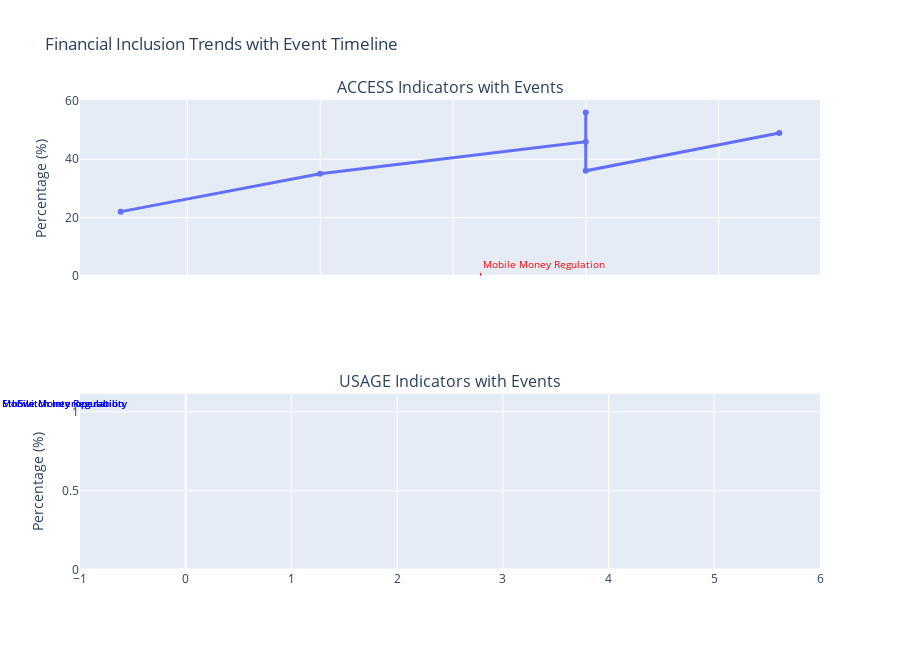

Source (notebook cell):
### Markdown cell above
## 5. Event Timeline Analysis

### Code cell
# Event timeline with impact analysis
events = df[df['record_type'] == 'event'].copy()
impact_links = df[df['record_type'] == 'impact_link'].copy()

# In the Excel schema, events typically use observation_date as their date field.
if 'event_date' in events.columns:
    events['event_date'] = pd.to_datetime(events['event_date'], format='mixed', errors='coerce')
    event_date_col = 'event_date'
elif 'observation_date' in events.columns:
    events['observation_date'] = pd.to_datetime(events['observation_date'], format='mixed', errors='coerce')
    event_date_col = 'observation_date'
else:
    event_date_col = None

# Join events with their impacts
# Note: after merge, pillar columns will be suffixed; we keep the old naming expected later (pillar_impact)
event_impacts = events.merge(
    impact_links[['parent_id', 'pillar', 'related_indicator', 'impact_direction', 'impact_magnitude']],
    left_on='record_id',
    right_on='parent_id',
    how='left',
    suffixes=('_event', '_impact'),
)

# Create timeline visualization
fig = make_subplots(
    rows=2, cols=1,
    subplot_titles=('ACCESS Indicators with Events', 'USAGE Indicators with Events'),
    shared_xaxes=True,
)

# ACCESS plot
acc_ownership = observations[observations['indicator_code'] == 'ACC_OWNERSHIP'].sort_values('observation_date')
if not acc_ownership.empty:
    fig.add_trace(
        go.Scatter(
            x=acc_ownership['observation_date'],
            y=acc_ownership['value_numeric'],
            mode='lines+markers',
            name='Account Ownership',
            line=dict(width=3),
        ),
        row=1, col=1,
    )

# Helper to convert pandas Timestamp -> python datetime for Plotly

def _to_python_datetime(ts):
    if pd.isna(ts):
        return None
    if isinstance(ts, pd.Timestamp):
        return ts.to_pydatetime()
    return ts


def _add_vertical_line(fig, x, row, col, color, text):
    """Plotly Figure.add_vline can error on some datetime types; use add_shape instead."""
    fig.add_shape(
        type='line',
        x0=x,
        x1=x,
        y0=0,
        y1=1,
        line=dict(color=color, width=1, dash='dash'),
        xref='x',
        yref='paper',
        row=row,
        col=col,
    )
    if text:
        fig.add_annotation(
            x=x,
            y=1,
            xref='x',
            yref='paper',
            text=text,
            showarrow=False,
            yanchor='bottom',
            xanchor='left',
            font=dict(color=color, size=10),
            row=row,
            col=col,
        )


# Add ACCESS events
access_events = event_impacts[event_impacts['pillar_impact'] == 'ACCESS']
if event_date_col:
    for _, event in access_events.iterrows():
        event_date = _to_python_datetime(event[event_date_col])
        if event_date is None:
            continue
        _add_vertical_line(
            fig,
            x=event_date,
            row=1,
            col=1,
            color='red',
            text=event.get('indicator', ''),
        )

# USAGE plot
digital_payments = observations[observations['indicator_code'] == 'USG_DIGITAL_PAYMENT'].sort_values('observation_date')
if not digital_payments.empty:
    fig.add_trace(
        go.Scatter(
            x=digital_payments['observation_date'],
            y=digital_payments['value_numeric'],
            mode='lines+markers',
            name='Digital Payments',
            line=dict(width=3, color='green'),
        ),
        row=2, col=1,
    )

# Add USAGE events
usage_events = event_impacts[event_impacts['pillar_impact'] == 'USAGE']
if event_date_col:
    for _, event in usage_events.iterrows():
        event_date = _to_python_datetime(event[event_date_col])
        if event_date is None:
            continue
        _add_vertical_line(
            fig,
            x=event_date,
            row=2,
            col=1,
            color='blue',
            text=event.get('indicator', ''),
        )

fig.update_layout(height=650, title_text='Financial Inclusion Trends with Event Timeline')
fig.update_yaxes(title_text='Percentage (%)', row=1, col=1)
fig.update_yaxes(title_text='Percentage (%)', row=2, col=1)
fig.show()

print('Event Summary:')
# Build cols_to_show dynamically based on what columns actually exist in event_impacts
available_cols = event_impacts.columns.tolist()
desired_cols = ['indicator', event_date_col, 'category', 'pillar_impact', 'impact_direction'] if event_date_col else ['indicator', 'category', 'pillar_impact', 'impact_direction']
cols_to_show = [c for c in desired_cols if c in available_cols]
if cols_to_show:
    print(event_impacts[cols_to_show].to_string(index=False))
else:
    print("No columns available to display event summary.")

### Figure 1 — Plotly figure (JSON) as saved in the notebook; plotly's stock layout.template omitted (floating-point values rounded to 4 significant figures)
{"data": [{"line": {"width": 3}, "mode": "lines+markers", "name": "Account Ownership", "type": "scatter", "x": ["2014-12-31T00:00:00.000000000", "2017-12-31T00:00:00.000000000", "2021-12-31T00:00:00.000000000", "2021-12-31T00:00:00.000000000", "2021-12-31T00:00:00.000000000", "2024-11-29T00:00:00.000000000"], "xaxis": "x", "y": [22.0, 35.0, 46.0, 56.0, 36.0, 49.0], "yaxis": "y"}], "layout": {"annotations": [{"font": {"size": 16}, "showarrow": false, "text": "ACCESS Indicators with Events", "x": 0.5, "xanchor": "center", "xref": "paper", "y": 1, "yanchor": "bottom", "yref": "paper"}, {"font": {"size": 16}, "showarrow": false, "text": "USAGE Indicators with Events", "x": 0.5, "xanchor": "center", "xref": "paper", "y": 0.375, "yanchor": "bottom", "yref": "paper"}, {"font": {"color": "red", "size": 10}, "showarrow": false, "text": "Mobile Money Regulation", "x": "2020-06-01T00:00:00", "xanchor": "left", "xref": "x", "y": 1, "yanchor": "bottom", "yref": "y"}, {"font": {"color": "blue", "size": 10}, "showarrow": false, "text": "Mobile Money Regulation", "x": "2020-06-01T00:00:00", "xanchor": "left", "xref": "x2", "y": 1, "yanchor": "bottom", "yref": "y2"}, {"font": {"color": "blue", "size": 10}, "showarrow": false, "text": "Mobile Money Regulation", "x": "2020-06-01T00:00:00", "xanchor": "left", "xref": "x2", "y": 1, "yanchor": "bottom", "yref": "y2"}, {"font": {"color": "blue", "size": 10}, "showarrow": false, "text": "EthSwitch Interoperability", "x": "2023-01-01T00:00:00", "xanchor": "left", "xref": "x2", "y": 1, "yanchor": "bottom", "yref": "y2"}, {"font": {"color": "blue", "size": 10}, "showarrow": false, "text": "EthSwitch Interoperability", "x": "2023-01-01T00:00:00", "xanchor": "left", "xref": "x2", "y": 1, "yanchor": "bottom", "yref": "y2"}], "height": 650, "shapes": [{"line": {"color": "red", "dash": "dash", "width": 1}, "type": "line", "x0": "2020-06-01T00:00:00", "x1": "2020-06-01T00:00:00", "xref": "x", "y0": 0, "y1": 1, "yref": "y"}, {"line": {"color": "blue", "dash": "dash", "width": 1}, "type": "line", "x0": "2020-06-01T00:00:00", "x1": "2020-06-01T00:00:00", "xref": "x2", "y0": 0, "y1": 1, "yref": "y2"}, {"line": {"color": "blue", "dash": "dash", "width": 1}, "type": "line", "x0": "2020-06-01T00:00:00", "x1": "2020-06-01T00:00:00", "xref": "x2", "y0": 0, "y1": 1, "yref": "y2"}, {"line": {"color": "blue", "dash": "dash", "width": 1}, "type": "line", "x0": "2023-01-01T00:00:00", "x1": "2023-01-01T00:00:00", "xref": "x2", "y0": 0, "y1": 1, "yref": "y2"}, {"line": {"color": "blue", "dash": "dash", "width": 1}, "type": "line", "x0": "2023-01-01T00:00:00", "x1": "2023-01-01T00:00:00", "xref": "x2", "y0": 0, "y1": 1, "yref": "y2"}], "title": {"text": "Financial Inclusion Trends with Event Timeline"}, "xaxis": {"anchor": "y", "domain": [0, 1], "matches": "x2", "showticklabels": false}, "xaxis2": {"anchor": "y2", "domain": [0, 1]}, "yaxis": {"anchor": "x", "domain": [0.625, 1], "title": {"text": "Percentage (%)"}}, "yaxis2": {"anchor": "x2", "domain": [0, 0.375], "title": {"text": "Percentage (%)"}}}}
